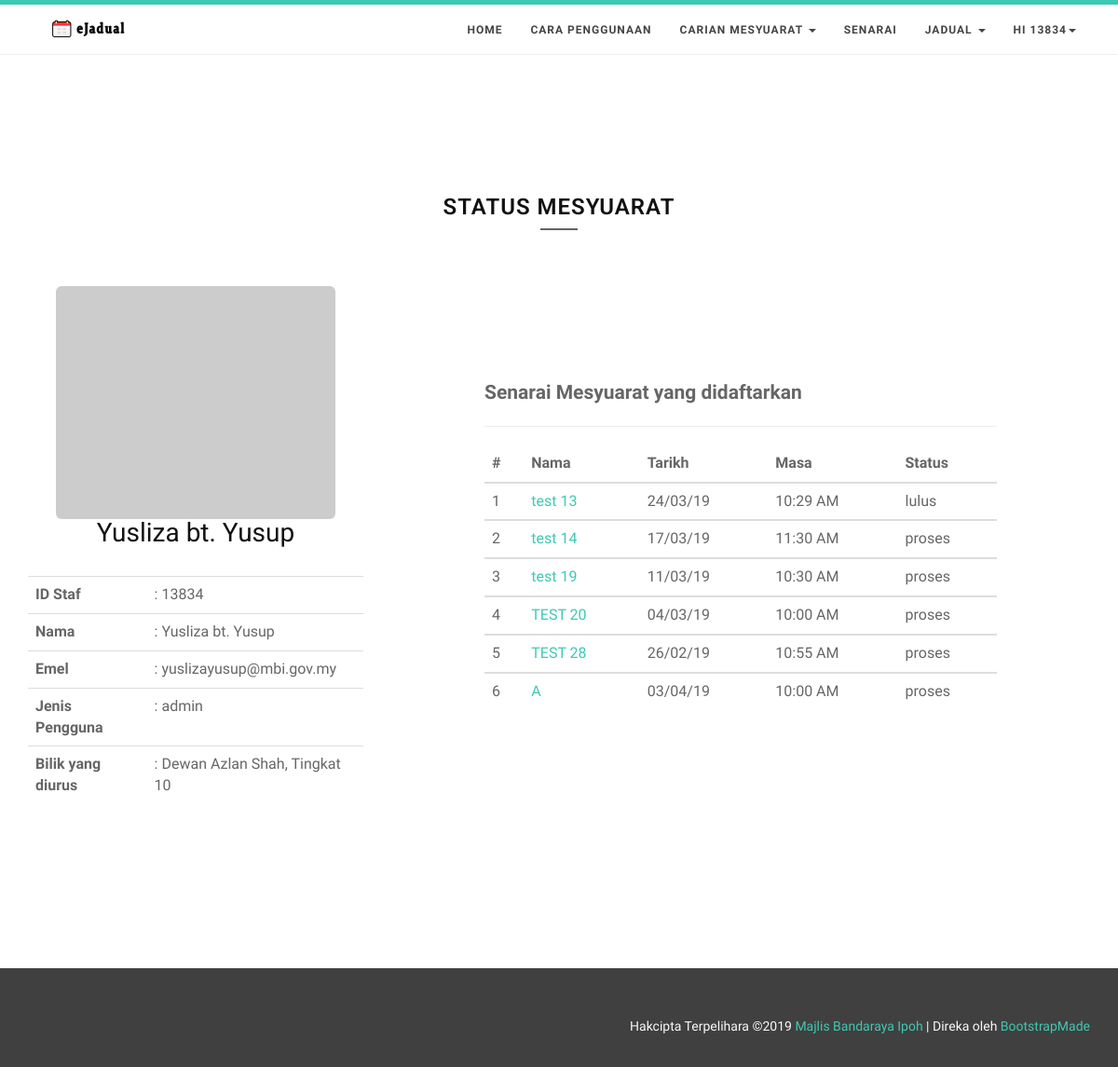
Screenshot of /statusmesy.php (signed in) with the database file from the repository.
### tables this page shows
CREATE TABLE `users` (
  `id` int(11) NOT NULL,
  `user_id` int(11) NOT NULL,
  `user_name` varchar(191) NOT NULL,
  `user_email` varchar(40) NOT NULL,
  `user_pass` varchar(255) NOT NULL,
  `user_type` varchar(15) NOT NULL,
  `joining_date` timestamp NOT NULL DEFAULT CURRENT_TIMESTAMP,
  `incharge_bilik` varchar(15) DEFAULT NULL
);

CREATE TABLE `bilik` (
  `id` int(11) NOT NULL,
  `bilik_id` varchar(15) NOT NULL,
  `bilik_nama` varchar(191) NOT NULL
);

CREATE TABLE `mesy` (
  `mesy_id` int(11) NOT NULL,
  `title` varchar(191) NOT NULL,
  `jab_id` varchar(15) NOT NULL,
  `mesy_pengerusi` varchar(191) NOT NULL,
  `mesy_ahli` varchar(191) NOT NULL,
  `mesy_lokasi` varchar(15) NOT NULL,
  `mesy_tarikh` date NOT NULL,
  `mesy_status` int(11) NOT NULL,
  `start` datetime NOT NULL,
  `end` datetime NOT NULL,
  `color` varchar(191) DEFAULT NULL,
  `textColor` varchar(191) DEFAULT NULL,
  `mesy_huraian` text,
  `agensi_id` varchar(15) DEFAULT NULL,
  `user_id` int(11) DEFAULT NULL,
  `mesy_bulan` varchar(15) DEFAULT NULL,
  `adding_date` timestamp NOT NULL DEFAULT CURRENT_TIMESTAMP
);

CREATE TABLE `status` (
  `id` int(11) NOT NULL,
  `status_id` int(11) NOT NULL,
  `status_nama` varchar(191) NOT NULL
);

### class.user.php (called while the page is built, shortened)
<?php
class USER
{
	private $conn;
	public function __construct()
	{
		$database = new Database();
		$db = $database->dbConnection();
		$this->conn = $db;
    }
	public function runQuery($sql)
	{
		$stmt = $this->conn->prepare($sql);
		return $stmt;
	}
}
?>

### statusmesy.php (the view, shortened to what this page needs)
<?php
	require_once("class.user.php");
	$auth_user = new USER();
	$id = $_SESSION['user_session'];
	$stmt = $auth_user->runQuery("SELECT * FROM users WHERE id=:id");
	$stmt->execute(array(":id"=>$id));
	$userRow=$stmt->fetch(PDO::FETCH_ASSOC);
?>
<?php include "head.php"; ?>
<body id="page-top" data-spy="scroll" data-target=".navbar-custom">
<?php include "headerhome.php"; ?>
<section id="profil" class="home-section color-dark bg-white">
    <div class="container marginbot-50">
      <div class="row">
        <div class="col-lg-8 col-lg-offset-2">
          <div class="animatedParent">
            <div class="section-heading text-center animated bounceInDown">
              <h2 class="h-bold">Status Mesyuarat</h2>
              <div class="divider-header"></div>
            </div>
          </div>
        </div>
      </div>
    </div>
  <div class="container">
    <div class="row">
      <div class="col-md-4 col-sm-12 col-xs-12">
          <div class="text-center">
              <img src="http://via.placeholder.com/300x250" class="img-rounded"/>
              <h4><?php echo $userRow['user_name']; ?></h4>
              <div class="text-left">
              <table class="table table-hover table-dark">
                <tr>
                  <th>ID Staf</th>
                  <td>: <?php echo $userRow['user_id'];?></td>
                </tr>
                <tr>
                  <th>Nama</th>
                  <td>: <?php echo $userRow['user_name']; ?></td>
                </tr>
                <tr>
                  <th>Emel</th>
                  <td>: <?php echo $userRow['user_email']; ?></td>
                </tr>
                <tr>
                  <th>Jenis Pengguna</th>
                  <td>: <?php echo $userRow['user_type']; ?></td>
                </tr>
                <tr>
                  <?php
                  include('connection.php');
                  $incharge_bilik = $userRow['incharge_bilik'];
                  $sql = $conn->query("SELECT bilik_nama FROM bilik
                  WHERE bilik_id='$incharge_bilik'");
                  $incharge_bilik_new=$sql->fetchColumn();
                  ?>
                  <th>Bilik yang diurus</th>
                  <td>: <?php echo $incharge_bilik_new; ?></td>
                </tr>
            </table>
            </div>
          </div>
      </div>
      <div class="col-md-8 col-sm-* col-xs-*">
      <div class="paging">
        <p class="lead">Senarai Mesyuarat yang didaftarkan</p>
        <hr />
        <table class="table table-hover table-dark">
          <?php
            $page = @$_GET['page'];
            if($page == 0 || $page == 1){
              $page1 = 0;
            }
            else {
              $page1 = ($page * 10) - 10;
            }
            include('connection.php');
              $sql = "SELECT * FROM mesy
              WHERE mesy_lokasi='$incharge_bilik'
              LIMIT $page1, 10";
              $statement = $conn->prepare($sql);
              $statement->execute();
              $result = $statement->fetchAll();
             if ($result && $statement->rowCount() > 0) {
          ?>
              <thead>
                <tr>
                  <th scope="col">#</th>
                  <th scope="col">Nama</th>
                  <th scope="col">Tarikh</th>
                  <th scope="col">Masa</th>
                  <th scope="col">Status</th>
                </tr>
              </thead>
            <?php
              $counter = 1;
              foreach ($result as $row) {
                  $mesy_id = $row['mesy_id'];
                  $title = $row['title'];
                  $mesy_tarikh = $row['mesy_tarikh'];
                  $sql = $conn->query("SELECT DATE_FORMAT('$mesy_tarikh', '%d/%m/%y') FROM mesy
                  WHERE mesy_lokasi='$incharge_bilik'");
                  $mesy_tarikh_new=$sql->fetchColumn();
                  $start=$row['start'];
                  $sql = $conn->query("SELECT TIME_FORMAT('$start', '%h:%i %p') FROM mesy
                  WHERE mesy_lokasi='$incharge_bilik'");
                  $start_new=$sql->fetchColumn();
                  $mesy_status = $row['mesy_status'];
                  $sql = $conn->query("SELECT status_nama FROM status
                  WHERE status_id='$mesy_status'");
                  $mesy_status_new=$sql->fetchColumn();
            ?>
            <tbody>
              <tr>
                <td><?php echo $counter; ?></td>
                <td><?php echo '<a href="lulusMesy.php?ID='.$mesy_id.'">'.$title.'</a>'; ?></td>
                <td><?php echo $mesy_tarikh_new; ?></td>
                <td><?php echo $start_new; ?></td>
                <td><?php echo $mesy_status_new; ?></td>
              </tr>
            <?php $counter++;
        }
    } else {
        ?>
        <tr>
            <td>Tiada mesyuarat didaftarkan lagi</td>
        </tr>
<?php
    }
?>
          </tbody>
        </table>
      </div> </div>
    </div>
  </div>
  </section>
  <footer>
    <div class="container">
      <div class="row">
        <div class="col-md-4">
        </div>
        <div class="col-md-8 text-right copyright">
          <div class="credits">
            Hakcipta Terpelihara &copy;<script>document.write(new Date().getFullYear());</script> <a href="http://www.mbi.gov.my/" target="_blank">Majlis Bandaraya Ipoh</a>
            | Direka oleh <a href="https://bootstrapmade.com/" target="_blank">BootstrapMade</a>
          </div>
        </div>
      </div>
    </div>
  </footer>
</body>
</html>

### headerhome.php (shortened to what this page needs)
<div id="navigation">
  <nav class="navbar navbar-custom" role="navigation" style="padding: 1px 0px;">
    <div class="container">
      <div class="row">
        <div class="col-md-2">
          <div class="site-logo">
            <a href="home.php" class="brand"><img src="img/logoeJ.png" style="width: 131px; height:20px" alt="" title="eJadual" /></a>
          </div>
        </div>
        <div class="col-md-10">
          <div class="collapse navbar-collapse" id="menu">
            <ul class="nav navbar-nav navbar-right">
              <li class="active"><a href="home.php#intro">Home</a></li>
              <li><a href="home.php#works">Cara Penggunaan</a></li>
              <li class="dropdown">
                    <a href="#" class="dropdown-toggle" data-toggle="dropdown" role="button" aria-haspopup="true" aria-expanded="false">Carian Mesyuarat <span class="caret"></span></a>
              </li>
              <li><a href="senarai.php">Senarai</a></li>
              <li class="dropdown">
                    <a href="#" class="dropdown-toggle" data-toggle="dropdown" role="button" aria-haspopup="true" aria-expanded="false">Jadual <span class="caret"></span></a>
              </li>
              <li class="dropdown">
                <a href="#" class="dropdown-toggle" data-toggle="dropdown" role="button" aria-haspopup="true" aria-expanded="false">
               Hi <?php echo $userRow['user_id']; ?><span class="caret"></span></a>
              </li>
            </ul>
          </div>
        </div>
      </div>
    </div>
  </nav>
</div>

### css/animations.css (style rules this page uses)
.animated { -webkit-animation-duration: 1s; animation-duration: 1s; -webkit-animation-fill-mode: both; animation-fill-mode: both; }
.bounceInRight, .bounceInLeft, .bounceInUp, .bounceInDown { opacity:0; -webkit-transform: translateX(400px); transform: translateX(400px); }
.bounceInDown.go { -webkit-animation-name: bounceInDown; animation-name: bounceInDown; }

### css/style.css (style rules this page uses)
* { padding:0; margin:0; }
body { width: 100%; height: 100%; font-family: 'Ek Mukta', sans-serif; font-weight: 300; color: #666; background-color: #fff; font-size: 16px; line-height: 1.6em; font-weight: 400; overflow-x: hidden; }
html { width: 100%; height: 100%; }
h2 { font-size: 36px; }
h4 { font-size: 28px; }
h1, h2, h3, h4, h5, h6 { margin: 0 0 30px; font-family: 'Roboto', sans-serif; font-weight: 400; color: #111; }
h1.h-bold,h2.h-bold,h3.h-bold ,h4.h-bold ,h5.h-bold ,h6.h-bold { font-weight: 600; }
p { margin: 0 0 20px; }
p.lead { font-weight: 600; }
a { color: #666; -webkit-transition: all .2s ease-in-out; -moz-transition: all .2s ease-in-out; transition: all .2s ease-in-out; }
.site-logo { margin-top: 10px; }
.site-logo a.brand { color: #111; text-transform: uppercase; font-size: 14px; font-family: 'Roboto', sans-serif; font-weight: 900; margin-top: 20px; }
#navigation { background:rgba(255, 255, 255, 0.8); z-index: 9999; width:100%; box-sizing:border-box; border-bottom: 1px solid #eee; box-shadow:0px 0px 20px rgba(0, 0, 0, 0.1); }
.navbar { margin-bottom: 0; }
.nav.navbar-nav { background-color: rgba(255,255,255,.6); }
.navbar-custom ul.nav li a { font-size: 12px; letter-spacing: 1px; color: #444; text-transform: uppercase; font-weight: 700; }
.navbar-custom .nav li a { -webkit-transition: background .3s ease-in-out; -moz-transition: background .3s ease-in-out; transition: background .3s ease-in-out; }
.navbar-custom .nav li a:hover, .navbar-custom .nav li a:focus, .navbar-custom .nav li.active { outline: 0; background-color: rgba(255,255,255,.2); }
hr { margin-top: 10px; }
.divider-header { display: block; width: 40px; height: 2px; margin: 0 auto; margin-bottom: 10px; }
.marginbot-50 { margin-bottom:50px !important; }
.home-section { padding-top: 150px; padding-bottom: 110px; display:block; position:relative; z-index:120; }
.section-heading h2 { font-size: 24px; letter-spacing: 1px; text-transform: uppercase; margin-bottom: 10px; }
.color-dark .section-heading h2 { color: #111; }
.color-dark .divider-header { background: #666; }
.bg-white { background: #fff; }
footer { background-color: #404040; }
footer { text-align: center; padding: 50px 0 30px ; }
footer .copyright { color: #f8f8f8; font-size: 14px; }
@media (min-width:767px) { .navbar { padding: 20px 0; border-bottom: 0; letter-spacing: 1px; background: 0 0; -webkit-transition: background .5s ease-in-out,padding .5s ease-in-out; -moz-transition: background .5s ease-in-out,padding .5s ease-in-out; transition: background .5s ease-in-out,padding .5s ease-in-out; } }
section { overflow: hidden !important; }

### color/default.css (style rules this page uses)
#navigation { border-top: 5px solid #3dc9b3; }
a,.tp-caption a.btn:hover { color: #3dc9b3; }

### head.php (style rules this page uses)
.paging { padding: 100px; }

### rows the page displays
users: user "13834", user_name "Yusliza bt. Yusup", user_email "yuslizayusup@mbi.gov.my", user_type "admin"
bilik: bilik_nama "Dewan Azlan Shah, Tingkat 10"
mesy: title "test 13", mesy_tarikh_new "24/03/19", start_new "10:29 AM", status.status_nama "lulus"
mesy: title "test 14", mesy_tarikh_new "17/03/19", start_new "11:30 AM", status.status_nama "proses"
mesy: title "test 19", mesy_tarikh_new "11/03/19", start_new "10:30 AM", status.status_nama "proses"
mesy: title "TEST 20", mesy_tarikh_new "04/03/19", start_new "10:00 AM", status.status_nama "proses"
mesy: title "TEST 28", mesy_tarikh_new "26/02/19", start_new "10:55 AM", status.status_nama "proses"
mesy: title "A", mesy_tarikh_new "03/04/19", start_new "10:00 AM", status.status_nama "proses"
